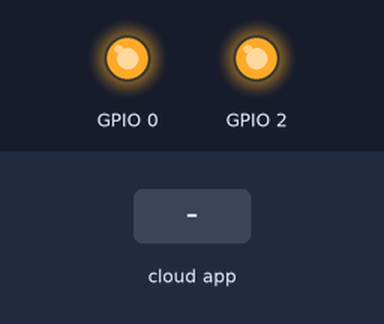
A sketch run on a simulated ESP8266 (NodeMCU). Shown: output pins drawn as LEDs (lit = HIGH). The test bench sets the inputs (shaded band).

Above: at 2.7 s.
2.8 s: the phone or cloud app sets 0 to 1
At 4.4 s:
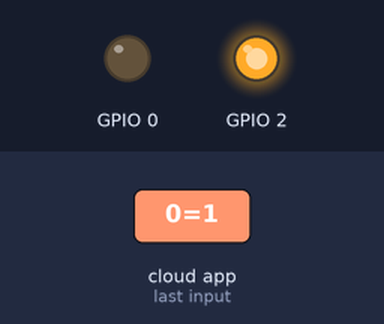
5.0 s: the phone or cloud app sets 2 to 1
At 5.9 s:
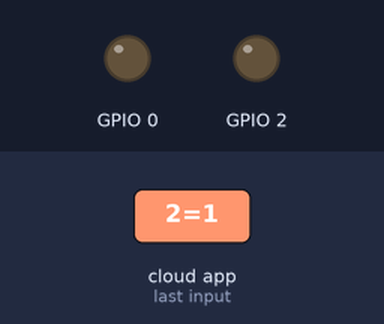
7.0 s: the phone or cloud app sets 0 to 0
At 8.7 s:
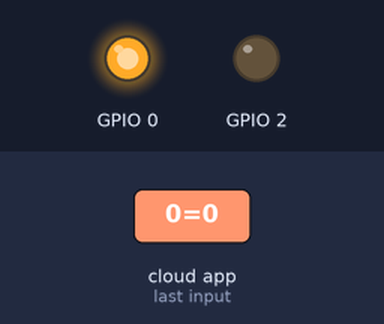
9.0 s: the phone or cloud app sets 2 to 0
At 10.2 s:
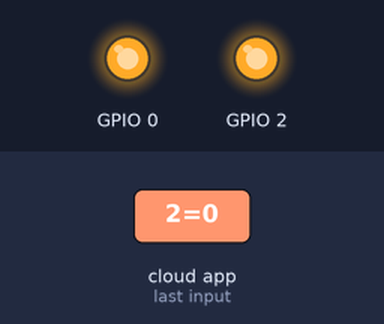
Timing chart, 0 to 12.0 s (numbered marks = the images above; inputs shaded):
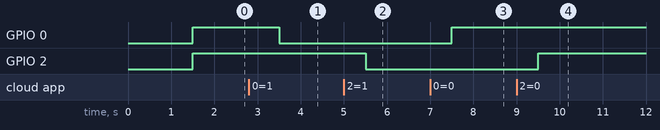

Measured:
- after the input at 2.8 s, GPIO 0: HIGH → LOW after 0.70 s
- after the input at 5.0 s, GPIO 2: HIGH → LOW after 0.50 s
- after the input at 7.0 s, GPIO 0: LOW → HIGH after 0.50 s
- after the input at 9.0 s, GPIO 2: LOW → HIGH after 0.51 s

The sketch:

ESP01esp8266cayenne.ino
```cpp
#include <CayenneMQTTESP8266.h>
#define CAYENNE_DEBUG
#define CAYENNE_PRINT Serial
char ssid[] = "sua-rede";
char password[]="senha-da-sua-rede";
char username[] = "8818a890-9c56-11eb-883c-638d8ce4c23d";
char mqtt_password[] = "f31767ef1fc320597a5f71f3d5feaeea2238f325";
char cliend_id[] = "2c582650-9c85-11eb-a2e4-b32ea624e442";

void setup() {
  Serial.begin(9600);
  Cayenne.begin(username, mqtt_password, cliend_id, ssid, password);
  pinMode(0, OUTPUT);
  digitalWrite(0, HIGH);
  pinMode(2, OUTPUT);
  digitalWrite(2, HIGH);
}

void loop() {
  Cayenne.loop();
}

CAYENNE_IN(0){
  digitalWrite(0, !getValue.asInt());
}
CAYENNE_IN(2){
  digitalWrite(2, !getValue.asInt());
}
```
